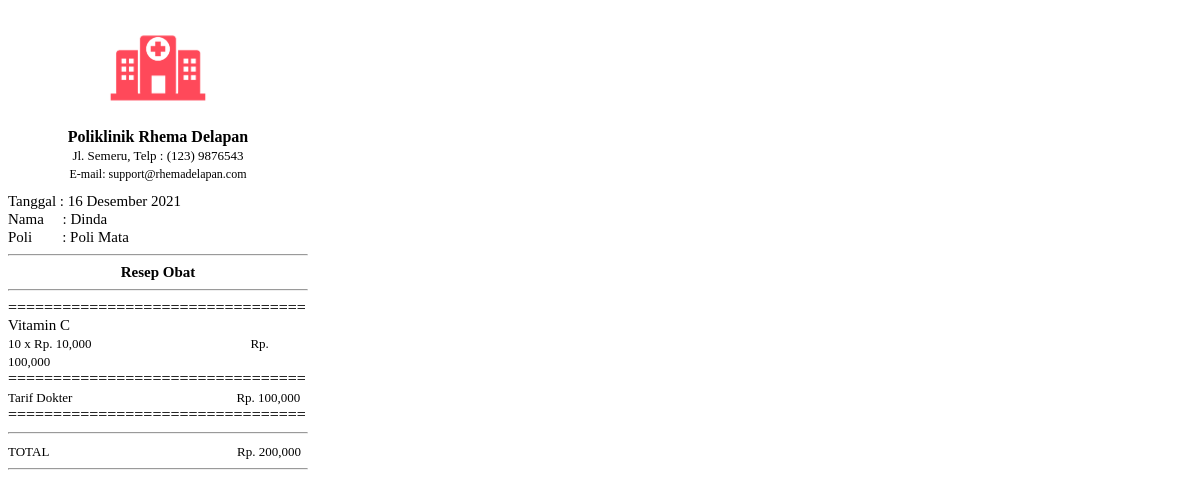
Screenshot of /data-resep/struk_resep.php?kd_resep=RSP-01 with the database file from the repository.
### tables this page shows
CREATE TABLE `tb_resep` (
  `id_resep` int(11) NOT NULL,
  `kd_resep` varchar(10) NOT NULL,
  `id_pemeriksaan` int(11) NOT NULL,
  `keterangan` text NOT NULL,
  `nama_obt` varchar(30) NOT NULL,
  `harga_obt` int(11) NOT NULL,
  `jumlah_obt` int(11) NOT NULL,
  `subharga_obt` int(11) NOT NULL,
  `tarif_dkt` int(11) NOT NULL,
  `total` int(11) NOT NULL,
  `status_rsp` enum('0','1') NOT NULL,
  `tgl_resep` date NOT NULL
);

CREATE TABLE `tb_pasien` (
  `id_pasien` int(11) NOT NULL,
  `nm_pasien` varchar(30) NOT NULL,
  `jenis_kelamin` enum('Laki-Laki','Perempuan') NOT NULL,
  `tgl_lahir` date NOT NULL,
  `alamat` text NOT NULL
);

CREATE TABLE `tb_poli` (
  `id_poli` int(11) NOT NULL,
  `kd_poli` varchar(10) NOT NULL,
  `nm_poli` varchar(30) NOT NULL
);

### data-resep/struk_resep.php (the view, shortened to what this page needs)
<?php
include "../koneksi.php";
$kode = $_GET["kd_resep"];
$ambil = $koneksi->query("SELECT * FROM tb_resep a
            JOIN tb_pemeriksaan b ON a.id_pemeriksaan = b.id_pemeriksaan
            JOIN tb_pendaftaran c ON b.id_pendaftaran = c.id_pendaftaran
            JOIN tb_pasien d ON c.id_pasien = d.id_pasien
            JOIN tb_dokter e ON c.id_dokter = e.id_dokter
            JOIN tb_poli f ON c.id_poli = f.id_poli WHERE kd_resep='$kode'");
function tgl_indo($tanggal)
{
    $bulan = array(
        1 =>   'Januari',
        'Februari',
        'Maret',
        'April',
        'Mei',
        'Juni',
        'Juli',
        'Agustus',
        'September',
        'Oktober',
        'November',
        'Desember'
    );
    $pecahkan = explode('-', $tanggal);
    return $pecahkan[2] . ' ' . $bulan[(int)$pecahkan[1]] . ' ' . $pecahkan[0];
}
?>
<!DOCTYPE html>
<html>
<head>
</head>
<body>
    <img src="../assets/img/logo.png">
    <p style="text-align: center;">
    <span style="font-size: 16px; font-weight: bold;">Poliklinik Rhema Delapan </span><br>
        <span style="font-size: 13px;">Jl. Semeru, Telp : (123) 9876543</span><br>
        <span style="font-size: 12px;">E-mail: support@rhemadelapan.com</span>
    </p>
    <?php while ($pecah = $ambil->fetch_assoc()) { ?>
        <p style="margin-top: 10px;">
            <span style="font-size: 15px; margin-top: 0px;">Tanggal : <?php echo tgl_indo($pecah['tgl_resep']); ?></span><br>
            <span style="font-size: 15px; margin-top: 0px;">Nama &nbsp; &nbsp; : <?php echo $pecah['nm_pasien']; ?></span><br>
            <span style="font-size: 15px; margin-top: 0px;">Poli &nbsp; &nbsp; &nbsp; &nbsp;: <?php echo $pecah['nm_poli']; ?></span><br>
        </p>
        <hr>
        <p style="font-size: 15px; margin-top: 0px; font-weight: bold; text-align: center;">Resep Obat</p>
        <hr>
        <p>=================================</p>
        <p style="font-size: 15px; margin-top: 0px;"><?php echo $pecah['nama_obt']; ?></p>
        <p>
            <span style="font-size: 13px; margin-top: 0px;"><?php echo $pecah['jumlah_obt']; ?> x </span>
            <span style="font-size: 13px; margin-top: 0px;">Rp. <?php echo number_format($pecah['harga_obt']); ?></span>
            <span style="font-size: 13px; margin-top: 0px; margin-left: 155px;">Rp. <?php echo number_format($pecah['subharga_obt']); ?></span>
        </p>
        <p>=================================</p>
        <p>
            <span style="font-size: 13px; margin-top: 0px;">Tarif Dokter</span>
            <span style="font-size: 13px; margin-top: 0px; margin-left: 160px;">Rp. <?php echo number_format($pecah['tarif_dkt']); ?></span>
        </p>
        <p>=================================</p>
        <hr>
        <p>
            <span style="font-size: 13px; margin-top: 0px;">TOTAL </span>
            <span style="font-size: 13px; margin-top: 0px; margin-left: 185px;">Rp. <?php echo number_format($pecah['total']); ?></span>
        </p>
        <hr>
    <?php } ?>
</body>
</html>

### data-resep/struk_resep.php (style rules this page uses)
body { width: 300px; }
img { width: 120px; height: 120px; display: block; margin: auto; }
p { margin-top: 0px; text-align: left; margin-bottom: 0px; }

### rows the page displays
tb_resep: tgl_resep "16 Desember 2021", tb_pasien.nm_pasien "Dinda", tb_poli.nm_poli "Poli Mata", nama_obt "Vitamin C", jumlah_obt "10", harga_obt "10,000", subharga_obt "100,000", tarif_dkt "100,000", total "200,000"
